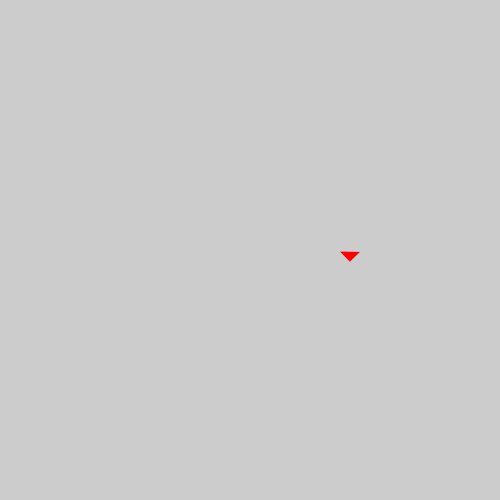
Frame 1 (no input)
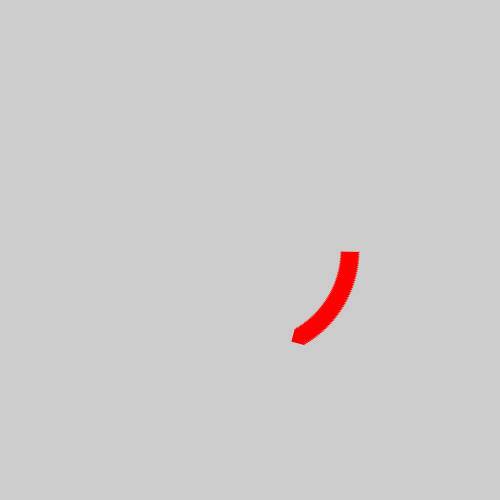
Frame 60 (the mouse pressed at the canvas centre just before this capture)
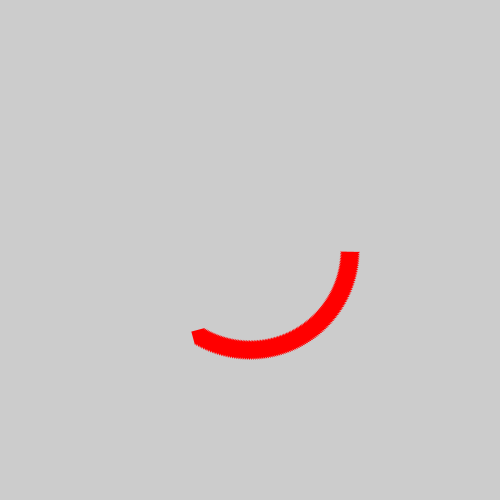
Frame 120 (the mouse held since frame 60 and released just before this capture)

The Processing sketch that drew these frames (run headless with seeded random() and noise(); from frame 60 on, the mouse is pressed at the canvas centre):

// Processing sketch: vector_rotation_2
// ── vector_rotation_2.pde
PVector offset=new PVector(100, 0);
PVector center=new PVector(0, 0);
float radius=10;

void setup() {
  size(500, 500);
  center.set(width/2, height/2);
  noStroke();
}

void draw() {
  offset.rotate(radians(1));  
  PVector position=PVector.add(offset, center); 
  //ellipse(position.x, position.y, radius*2, radius*2);
  fill(255,0,0);
  println(offset.y);
  pushMatrix();
  translate(position.x,position.y);
  rotate(offset.heading());
  triangle(-10,0,10,0,0,10);
  popMatrix();
}
